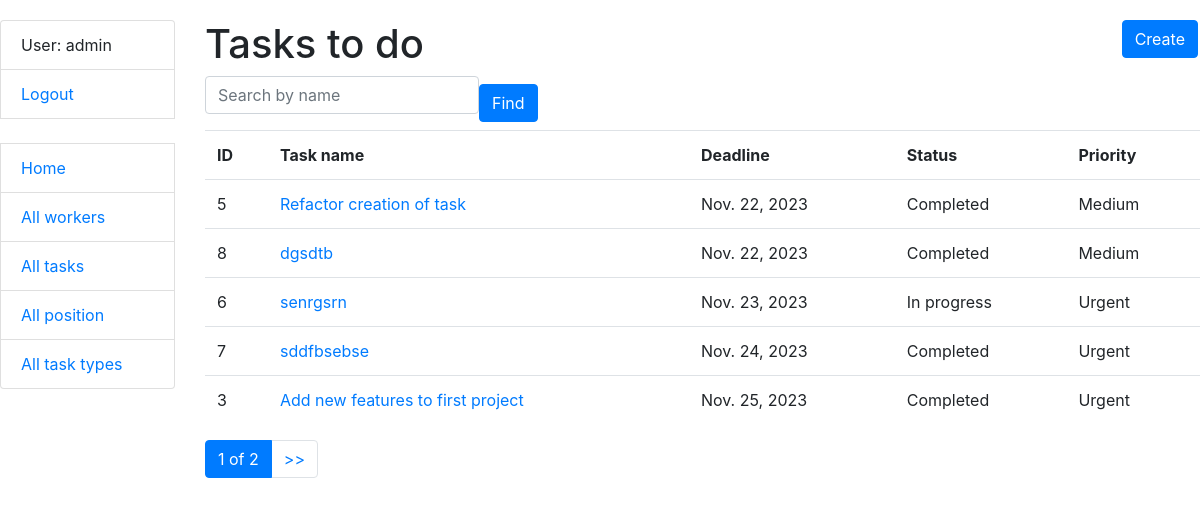
The app's page /tasks/ (signed in) with its own data.
### tasks/models.py (models this page shows, shortened)
class Worker(AbstractUser):
    position = models.ForeignKey(Position, on_delete=models.CASCADE, default=1)
    class Meta:
        ordering = ["username"]

class Task(models.Model):
    PRIORITY_CHOICES = (
        ("Urgent", "1"),
        ("High", "2"),
        ("Medium", "3"),
        ("Low", "4"),
        ("Optional", "Optional"),
    )
    name = models.CharField(max_length=255)
    description = models.TextField()
    deadline = models.DateField(null=True, blank=True)
    is_completed = models.BooleanField(default=False)
    priority = models.CharField(max_length=255, choices=PRIORITY_CHOICES, default="4")
    task_type = models.ForeignKey(TaskType, on_delete=models.CASCADE)
    assignees = models.ManyToManyField(AUTH_USER_MODEL, related_name="tasks", blank=True)
    class Meta:
        ordering = ["deadline"]

### tasks/views.py (the view)
# urls.py: path("tasks/", TaskListView.as_view(), name="task-list"),
class TaskListView(LoginRequiredMixin, generic.ListView):
    model = Task
    paginate_by = 5
    def get_context_data(self, *, object_list=None, **kwargs):
        context = super(TaskListView, self).get_context_data(**kwargs)
        name = self.request.GET.get("name", "")
        context["search_form"] = TaskSearchForm(
            initial={
                "name": name
            }
        )
        return context
    def get_queryset(self):
        queryset = Task.objects.all()
        form = TaskSearchForm(self.request.GET)
        if form.is_valid():
            return queryset.filter(name__icontains=form.cleaned_data["name"])
        return queryset

### tasks/forms.py
class TaskSearchForm(forms.Form):
    name = forms.CharField(
        max_length=255,
        required=False,
        label="",
        widget=forms.TextInput(
            attrs={
                "placeholder": "Search by name"
            }
        ),
    )

### tasks/templatetags/query_transform.py (called while the page is built)
@register.simple_tag
def query_transform(request, **kwargs):
    updated = request.GET.copy()
    for key, value in kwargs.items():
        if value is not None:
            updated[key] = value
        else:
            updated.pop(key, 0)
    return updated.urlencode()

### templates/tasks/task_list.html
{% extends "base.html" %}
{% load crispy_forms_filters %}
{% block content %}
  <h1>Tasks to do
  <a href="{% url 'tasks:task-create' %}" class="btn btn-primary link-to-page">
    Create
  </a>
  </h1>
  <form action="" method="get" class="form-inline">
    {{ search_form|crispy }}
    <input class="btn btn-primary" type="submit" value="Find">
  </form>
  {% if task_list %}
    <table class="table">
      <tr>
        <th>ID</th>
        <th>Task name</th>
        <th>Deadline</th>
        <th>Status</th>
        <th>Priority</th>
      </tr>
    {% for task in task_list %}
      <tr>
        <td>{{ task.id }}</td>
        <td><a href="{% url "tasks:task-detail" task.id %}">{{ task.name }}</a></td>
        <td>{{ task.deadline }}</td>
        <td>
          {% if task.is_completed %}
            Completed
          {% else %}
            In progress
          {% endif %}
        </td>
        <td>{{ task.priority }}</td>
      </tr>
    {% endfor %}
    </table>
  {% else %}
    <p>There are no task.</p>
  {% endif %}
{% endblock %}

### templates/includes/sidebar.html
<ul class="sidebar-nav list-group">
  {% if user.is_authenticated %}
    <li class="list-group-item">User: {{ user.get_username }}</li>
    <li class="list-group-item"><a href="{% url 'logout'%}?next={{request.path}}">Logout</a></li>
  {% else %}
    <li class="list-group-item"><a href="{% url 'login'%}?next={{request.path}}">Login</a></li>
  {% endif %}
  <br>
  <li class="list-group-item"><a href="{% url 'tasks:home' %}">Home</a></li>
  <li class="list-group-item"><a href="{% url 'tasks:worker-list' %}">All workers</a></li>
  <li class="list-group-item"><a href="{% url 'tasks:task-list' %}">All tasks</a></li>
  <li class="list-group-item"><a href="{% url 'tasks:position-list' %}">All position</a></li>
  <li class="list-group-item"><a href="{% url 'tasks:task-type-list' %}">All task types</a></li>
</ul>

### static/styles.css (style rules this page uses)
body { margin-top: 20px; }
.link-to-page { float: right; margin: 0 2px 0 2px; }

### records on screen
Worker: get_username "admin"
Task: id "5", name "Refactor creation of task", deadline "Nov. 22, 2023", is_completed "Completed", priority "Medium"
Task: id "8", name "dgsdtb", deadline "Nov. 22, 2023", is_completed "Completed", priority "Medium"
Task: id "6", name "senrgsrn", deadline "Nov. 23, 2023", is_completed "In progress", priority "Urgent"
Task: id "7", name "sddfbsebse", deadline "Nov. 24, 2023", is_completed "Completed", priority "Urgent"
Task: id "3", name "Add new features to first project", deadline "Nov. 25, 2023", is_completed "Completed", priority "Urgent"

### other values on screen
{{ page_obj.number }} "1"
{{ paginator.num_pages }} "2"
